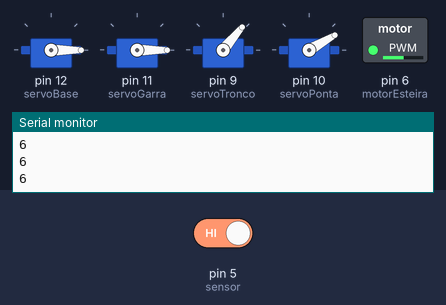
Recording of a sketch running on a simulated Arduino Uno, built with avr-gcc and run on an emulated ATmega328P. On the bench: 4 × servo, switched loads named in the sketch (green lamp = pin HIGH), the last lines printed to the serial monitor. Inputs (shaded band) come from the test bench; at power-on: pin 5 (sensor) HIGH.

Above: at 10.1 s.
10.2 s: pin 5 (sensor) driven LOW
At 10.38 s:
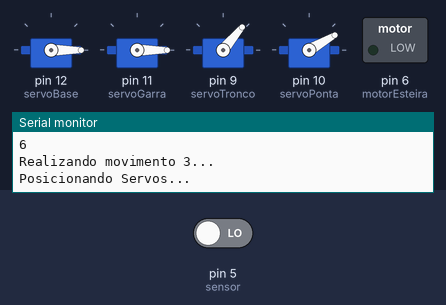
At 27.7 s:
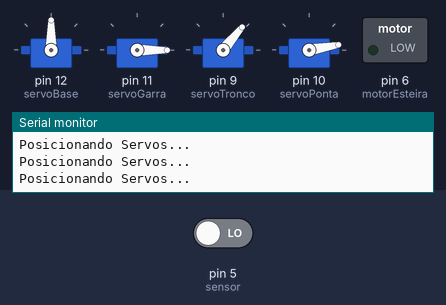
Timing chart, 0 to 30.0 s (numbered marks = the images above; inputs shaded):
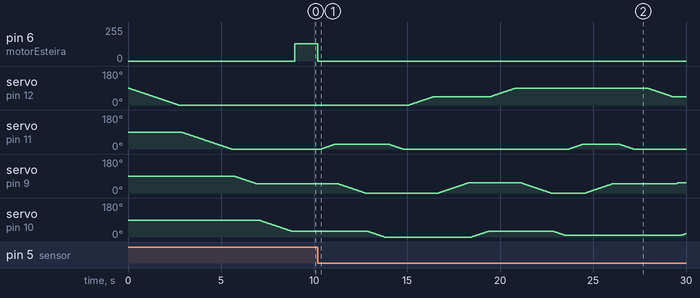

Measured:
- after the input at 10.2 s, pin 6 (motorEsteira): 130/255 → 0/255 at once; servo on pin 12 (servoBase): moves from 0° to 45° over 1.3 s, starting after 4.9 s; servo on pin 11 (servoGarra): rises from 0° to 25° in 0.72 s, then falls to 0° in 3.6 s; servo on pin 10 (servoPonta): moves from 30° to 0° over 0.87 s, starting after 2.7 s

The sketch:

bracoRobotico1802.ino
```cpp
#include <Servo.h>

#define motorEsteira 6
#define sensor 5

//Instanciando os servo motores
Servo servoBase;
Servo servoGarra;
Servo servoTronco;
Servo servoPonta;

int i, j; //variáveis globais para controle dos laços de repetição

//Funções de movimentação
void inicializaServos(int iniBase, int iniGarra, int iniTronco, int iniPonta);
void movimento3();

void setup()
{
  //Definindo as portas nas quais os servo motores serão conectados
  servoBase.attach(12);
  servoGarra.attach(11);
  servoTronco.attach(9);
  servoPonta.attach(10);
  //Chamada da função para setar a posição inicial de cada motor
  inicializaServos(0, 0, 50, 30); //posição inicial

  Serial.begin(9600);
}

void loop() {
  //Meramente para leitura do sensor via monitor serial
  Serial.println(sensor);
  Serial.println("#####################");

  Serial.println("Motor: ");
  for(i=60; i<=130; i+=5){
    analogWrite(motorEsteira, i);
    Serial.println(motorEsteira);
  }

  if(digitalRead(sensor)==0){
    //delay(200);
    analogWrite(motorEsteira, 0);
    movimento3();
    delay(1000);
  }

}

//Inicialização das posições dos servo motores
void inicializaServos(int iniBase, int iniGarra, int iniTronco, int iniPonta){
  int posAtual;
  Serial.println("Posicionando Servos...");
  posAtual = servoBase.read(); //guardando na variavel posAtual a posição do motor da base
  //verifica se a posição atual é maior que a posição que se deseja setar
  //Se verdadeiro, o laço for se encarrega de ajustar a posição do motor de forma decrescente
  //Caso contrário, se menor, o laço ajusta a posição de forma crescente
  if(posAtual > iniBase){
    for(i=posAtual; i>=iniBase; i--){
      servoBase.write(i);
      delay(30);
    }
  }
  if(posAtual < iniBase){
    for(i=posAtual; i<=iniBase; i++){
      servoBase.write(i);
      delay(30);
    }
  }
  delay(100);

  //reatribui posAtual com a posição do novo motor e verifica se a posição atual é maior que a posição que se deseja setar
  //Se verdadeiro, o laço for se encarrega de ajustar a posição do motor de forma decrescente
  //Caso contrário, se menor, o laço ajusta a posição de forma crescente
  posAtual = servoGarra.read();
  if(posAtual > iniGarra){
    for(i=posAtual; i>=iniGarra; i--){
      servoGarra.write(i);
      delay(30);
    }
  }
  if(posAtual < iniGarra){
    for(i=posAtual; i<=iniGarra; i++){
      servoGarra.write(i);
      delay(30);
    }
  }
  delay(100);

  //reatribui posAtual com a posição do novo motor e verifica se a posição atual é maior que a posição que se deseja setar
  //Se verdadeiro, o laço for se encarrega de ajustar a posição do motor de forma decrescente
  //Caso contrário, se menor, o laço ajusta a posição de forma crescente
  posAtual = servoTronco.read();
  if(posAtual > iniTronco){
    for(i=posAtual; i>=iniTronco; i--){
      servoTronco.write(i);
      delay(30);
    }
  }
  if(posAtual < iniTronco){
    for(i=posAtual; i<=iniTronco; i++){
      servoTronco.write(i);
      delay(30);
    }
  }
  delay(100);

  //reatribui posAtual com a posição do novo motor e verifica se a posição atual é maior que a posição que se deseja setar
  //Se verdadeiro, o laço for se encarrega de ajustar a posição do motor de forma decrescente
  //Caso contrário, se menor, o laço ajusta a posição de forma crescente
  posAtual = servoPonta.read();
  if(posAtual > iniPonta){
    for(i=posAtual; i>=iniPonta; i--){
      servoPonta.write(i);
      delay(30);
    }
  }
  if(posAtual < iniPonta){
    for(i=posAtual; i<=iniPonta; i++){
      servoPonta.write(i);
      delay(30);
    }
  }
  delay(100);
}

//Movimentação
void movimento3(){
  Serial.println("Realizando movimento 3...");
  inicializaServos(0, 25, 0, 0);
  inicializaServos(0, 0, 0, 0);
  inicializaServos(45, 0, 55, 30);
  inicializaServos(90, 0, 0, 10);
  inicializaServos(90, 25, 50, 10);
  inicializaServos(90, 0, 50, 10);
  inicializaServos(90, 0, 50, 10);
  inicializaServos(45, 0, 55, 30);
  inicializaServos(0, 0, 50, 30);

}
```
